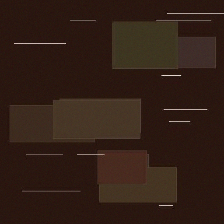
#> input picture packages/extraction-api/training_data/images/cl_000820.png, 224 x 224 px
$ python -i preprocessor.py   (imports and definitions only)   (older library calls are emulated)
#> lines starting #> are read from the running program, lines starting #| are printed output that depends on the picture
"""Image preprocessing pipeline for watermark extraction."""
import cv2
import numpy as np
from dataclasses import dataclass, field


@dataclass
class DegradationProfile:
    estimated_jpeg_quality: int = 95
    is_photograph: bool = False
    perspective_corrected: bool = False
    crop_ratio: float = 1.0
    noise_level: float = 0.0
    has_moire: bool = False

    # [19 lines left out: functions to_dict, _compression_label, not called in this run]


@dataclass
class PreprocessResult:
    normalized: np.ndarray = field(repr=False)
    original_size: tuple = (0, 0)
    degradation: DegradationProfile = field(default_factory=DegradationProfile)


class ImagePreprocessor:
    """Normalize uploaded images for watermark extraction."""

    def process(self, image_bytes: bytes) -> PreprocessResult:
        # Decode image
        arr = np.frombuffer(image_bytes, np.uint8)
        img = cv2.imdecode(arr, cv2.IMREAD_COLOR)
        if img is None:
            raise ValueError("Could not decode image")

        original_size = img.shape[:2]
        degradation = DegradationProfile()

        # Step 1: Estimate JPEG quality
        degradation.estimated_jpeg_quality = self._estimate_jpeg_quality(image_bytes)

        # Step 2: Detect if photo-of-screen
        degradation.is_photograph = self._detect_screen_photo(img)

        # Step 3: Perspective correction (if photo)
        if degradation.is_photograph:
            img, corrected = self._correct_perspective(img)
            degradation.perspective_corrected = corrected

        # Step 4: Color normalization
        img = self._normalize_color(img)

        # Step 5: Noise estimation and denoising
        degradation.noise_level = self._estimate_noise(img)
        if degradation.noise_level > 5.0:
            img = cv2.bilateralFilter(img, 9, 75, 75)

        return PreprocessResult(
            normalized=img,
            original_size=original_size,
            degradation=degradation,
        )

    # [92 lines left out: functions _estimate_jpeg_quality, _detect_screen_photo, _correct_perspective, _order_points, _normalize_color, _estimate_noise, not called in this run]

>>> import cv2
>>> picture = cv2.imread('../../training_data/images/cl_000820.png', cv2.IMREAD_GRAYSCALE)
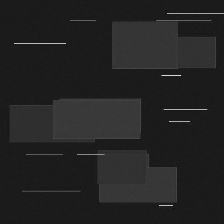
#> picture: shape (224, 224); min 12, max 228, mean 34.7
#> (the run stopped early here; a loop or call above may not have finished)

$ run again, on packages/extraction-api/training_data/images/cl_000824.png
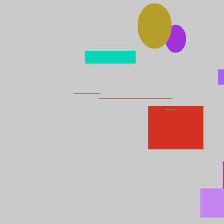
#> input picture packages/extraction-api/training_data/images/cl_000824.png, 224 x 224 px
#> `picture = cv2.imread('../../training_data/images/cl_000820.png', cv2.I..`:
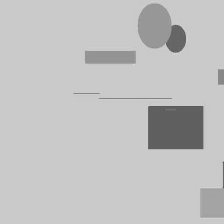
#> picture: shape (224, 224); min 83, max 219, mean 193.3
